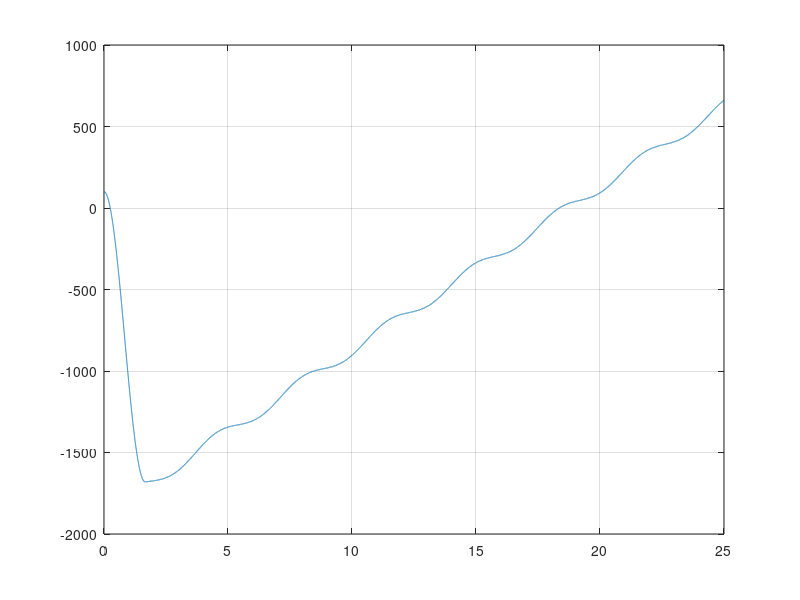

This chart was generated by the following MATLAB code:
close all; %Close any open figure windows
clear; %Clear memory
%Model data, SI-units
g=9.81; %Gravitational acceleration
A=0.2; %Initial position spring
B=0.1; %Cst velocity spring rate
L0=100/1e3; %Undeformed length spring
k=1000; %Spring stiffness
F0=500; %Friction force max value
v0=0.01; %Friction force curve velocity
m=300; %Mass
theta=30*pi/180; %Incline angle, radians
%Initial data
x=100/1e3; %Initial position of mass
xDot=0; %Initial velocity of mass
%Time and counter data
i=1;
t=0;
tEnd=25;
tStep=1e-3;
%Time integration
while t<tEnd
    %Computations
    x0=A+B*t; %Spring position
    Delta=x0-x-L0; %Spring elongation
    if Delta>0 %If spring is stretched
        Fk=k*Delta; %Spring force
    else %If spring is compressed
        Fk=0; %No compression force
    end;
    Ffr=F0*tanh(xDot/v0); %Friction force
    xDotDot=(Fk-Ffr-m*g*sin(theta))/m; %Mass acceleration
    %Save plot data
    tPlot(i)=t; %Save time [s]
    xPlot(i)=x*1e3; %Save x as [mm]
    %Time integrate
    i=i+1; %Increment counter
    t=t+tStep; %Update time
    x=x+tStep*xDot; %Update position
    xDot=xDot+tStep*xDotDot; %Update velocity
end;
plot(tPlot,xPlot); %Plot position vs time
grid; %Add grid lines
